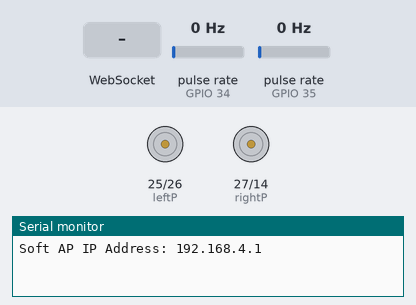
Recording of a sketch running on a simulated ESP32. Parts: motor-driver pin pairs drawn as motors (green arrow = first pin HIGH = forward, orange = second pin HIGH = backward, longer = more drive), the last lines printed to the serial monitor. Wiring (inferred from the names in the program): 2 × pulse sensor: data GPIO 34 / data GPIO 35. The test bench sets the inputs (shaded band); at power-on: pulse rate (sensors on GPIO 34, GPIO 35) 0 Hz.

Above: at 1.2 s.
1.3 s: WebSocket text "1" received
At 2.5 s:
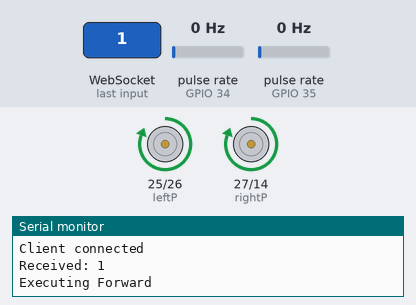
2.8 s: WebSocket text "3" received
At 3.8 s:
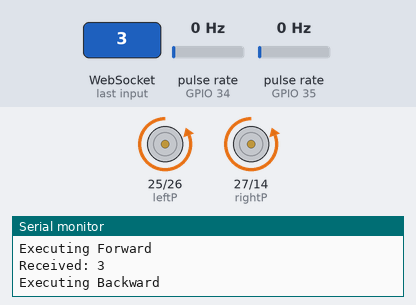
4.3 s: WebSocket text "2" received
At 4.9 s:
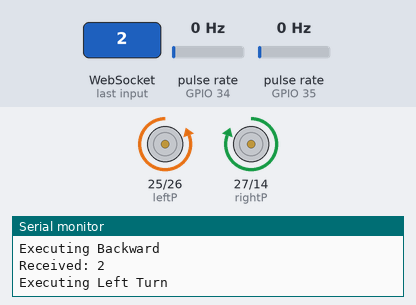
5.8 s: WebSocket text "4" received
At 6.1 s:
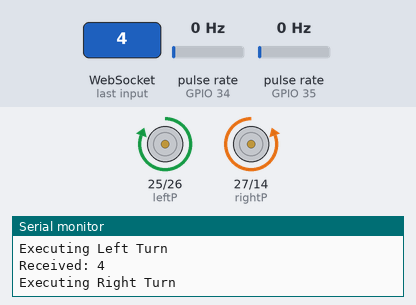
Timing chart, 0 to 8.3 s (numbered marks = the images above; inputs shaded):
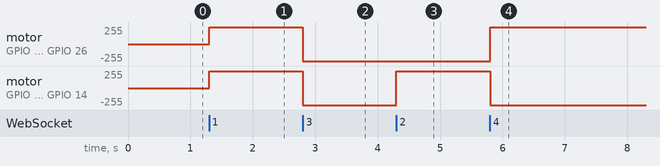

Measured:
- after the input at 1.3 s, motor on GPIO 25 (leftP) / GPIO 26 (leftN), motor on GPIO 27 (rightP) / GPIO 14 (rightN): stopped → forward 255/255 at once
- after the input at 2.8 s, motor on GPIO 25 (leftP) / GPIO 26 (leftN), motor on GPIO 27 (rightP) / GPIO 14 (rightN): forward 255/255 → backward 255/255 at once
- after the input at 4.3 s, motor on GPIO 27 (rightP) / GPIO 14 (rightN): backward 255/255 → forward 255/255 at once
- after the input at 5.8 s, motor on GPIO 25 (leftP) / GPIO 26 (leftN): backward 255/255 → forward 255/255 at once; motor on GPIO 27 (rightP) / GPIO 14 (rightN): forward 255/255 → backward 255/255 at once

The sketch:

ros_esp_rpm.ino
```cpp
#include <WiFi.h>
#include <ESPAsyncWebServer.h>


const char* ssid = "Ayken";
const char* password = "Jake1044";

const int leftP = 25;
const int leftN = 26;
const int rightP = 27;
const int rightN = 14;

// Speed encoder pins
const int encoder1 = 34;
const int encoder2 = 35;

// Encoder tick counters
volatile int encoder1Ticks = 0;
volatile int encoder2Ticks = 0;

// RPM calculations
unsigned long lastRPMUpdate = 0;
float rpmMotor1 = 0.0;
float rpmMotor2 = 0.0;

// Constants
const int ticksPerRevolution = 20;


AsyncWebServer server(80);

// WebSocket on "/ws" endpoint
AsyncWebSocket ws("/ws");

void IRAM_ATTR onEncoder1Tick() {
    encoder1Ticks++;
}
void IRAM_ATTR onEncoder2Tick() {
    encoder2Ticks++;
}
void setup() {
  Serial.begin(115200);

  WiFi.softAP(ssid, password);


  IPAddress IP = WiFi.softAPIP();
  Serial.print("Soft AP IP Address: ");
  Serial.println(IP);


  pinMode(leftP, OUTPUT);
  pinMode(leftN, OUTPUT);
  pinMode(rightP, OUTPUT);
  pinMode(rightN, OUTPUT);

  stopbot();

  pinMode(encoder1, INPUT_PULLUP);
  pinMode(encoder2, INPUT_PULLUP);
  attachInterrupt(digitalPinToInterrupt(encoder1), onEncoder1Tick, RISING);
  attachInterrupt(digitalPinToInterrupt(encoder2), onEncoder2Tick, RISING);


  ws.onEvent(onWsEvent);
  server.addHandler(&ws);
  server.begin();


}

void loop() {
   unsigned long currentTime = millis();
  if (currentTime - lastRPMUpdate >= 1000) {
    noInterrupts();
    rpmMotor1 = (encoder1Ticks / (float)ticksPerRevolution) * 60.0;
    rpmMotor2 = (encoder2Ticks / (float)ticksPerRevolution) * 60.0;
    encoder1Ticks = 0;
    encoder2Ticks = 0;
    interrupts();

    lastRPMUpdate = currentTime;
    //Serial.printf("Motor 1 RPM: %.2f, Motor 2 RPM: %.2f\n", rpmMotor1, rpmMotor2);
    String rpmMessage = "RPM1: " + String(rpmMotor1, 2) + ", RPM2: " + String(rpmMotor2, 2);
    ws.textAll(rpmMessage);
  }

}

void onWsEvent(AsyncWebSocket *server, AsyncWebSocketClient *client, AwsEventType type, void *arg, uint8_t *data, size_t len) {
  if (type == WS_EVT_CONNECT) {
    Serial.println("Client connected");
  } else if (type == WS_EVT_DISCONNECT) {
    Serial.println("Client disconnected");
  } else if (type == WS_EVT_DATA) {
    int message = atoi((char*)data);
    Serial.print("Received: ");
    Serial.println(message);

    // Send acknowledgment to ROS
    client->text("Message received: " + message);


    movement(message);
  }
}
void movement(int cmdValue) {

  switch (cmdValue) {
    case 1:
      Serial.println("Executing Forward");
      Forward();
      break;
    case 3:
      Serial.println("Executing Backward");
      Backward();
      break;
    case 2:
      Serial.println("Executing Left Turn");
      Left();
      break;
    case 4:
      Serial.println("Executing Right Turn");
      Right();
      break;
    case 5:
      Serial.println("Stopping");
      stopbot();
      break;
    default:
      Serial.println("Unknown Command ++ stopping");
      stopbot();
      break;
  }
}

void Forward() {
  digitalWrite(leftP, HIGH);
  digitalWrite(leftN, LOW);
  digitalWrite(rightP, HIGH);
  digitalWrite(rightN, LOW);
}

void Backward() {
  digitalWrite(leftP, LOW);
  digitalWrite(leftN, HIGH);
  digitalWrite(rightP, LOW);
  digitalWrite(rightN, HIGH);
}

void Left() {
  digitalWrite(leftP, LOW);
  digitalWrite(leftN, HIGH);
  digitalWrite(rightP, HIGH);
  digitalWrite(rightN, LOW);
}

void Right() {
  digitalWrite(leftP, HIGH);
  digitalWrite(leftN, LOW);
  digitalWrite(rightP, LOW);
  digitalWrite(rightN, HIGH);
}

void stopbot() {
  digitalWrite(leftP, LOW);
  digitalWrite(leftN, LOW);
  digitalWrite(rightP, LOW);
  digitalWrite(rightN, LOW);
}
```
